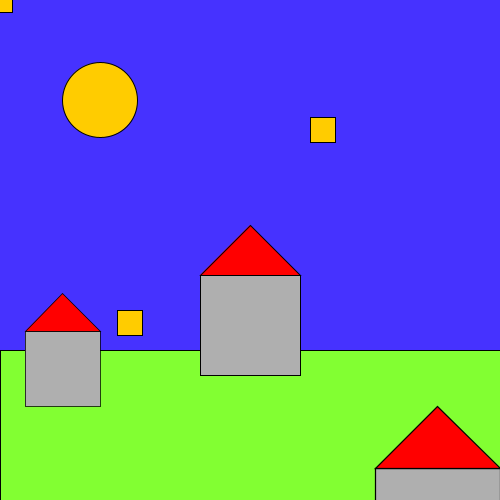
Frame 1 (no input)
Frame 60 (the mouse pressed at the canvas centre just before this capture): identical to frame 1, image omitted
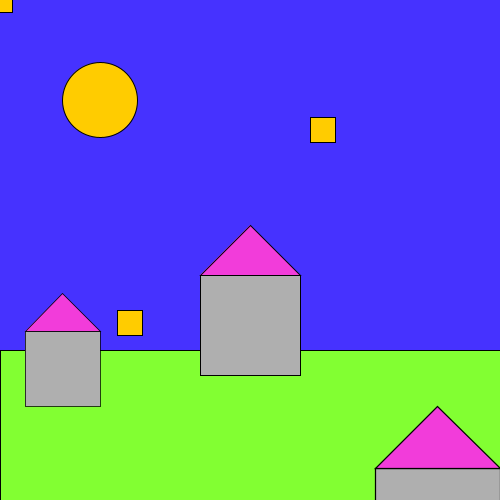
Frame 120 (the mouse held since frame 60 and released just before this capture)

The Processing sketch that drew these frames (run headless with seeded random() and noise(); from frame 60 on, the mouse is pressed at the canvas centre):

// Processing sketch: Week2_Homwork
// ── Week2_Homwork.pde
//Drawing of a house on a lawn, with the moon in the background. 
//The stars are randomly scattered across the screen, and they rotate. 
//Pressing the up/down key changes the size of the stars
//When you click anywhere on the screen, the roofs of the houses change to a random color. 

int moonCenter;
int moonWidth;
int lawnHeight;
int houseX1;
int houseY1;
int houseWidth;
int houseHeight;
int roofX1;
int roofX2;
int roofX3;
int roofY1;
int roofY2;
int roofY3;
int starSize;
float starPosition1;
float starPosition2;
color roofColor;

// set background color as violet
void setup() {
  size(500, 500);
  background(70, 50, 255);
// set up variables for position of house and roof
  moonCenter = int(width*.2);
  moonWidth = int(width*.15);
  lawnHeight = int(width*.3);
  houseX1 = int(width*.4);
  houseY1 = int(width*.55);
  houseWidth = int(width*.2);
  houseHeight = houseWidth;
  roofX1 = houseX1;
  roofX2 = int(width*.5);
  roofX3 = int(houseX1+houseWidth);
  roofY1 = houseY1;
  roofY2 = int(roofY1 - int(width*.1));
  roofY3 = houseY1;
  starSize = 25;
  starPosition1 = random(0,1);
  starPosition2 = random(0,1);
  int mouse;
  roofColor = color(random(0, 255), random(0, 255), random(0, 255));
  
}
void draw() {
  background(70, 50, 255);
// set color as yellow 
  fill(255, 204, 0);
  int mouse = mouseX-mouseY;
// create stars
  pushMatrix();
  rectMode(CENTER);
  rotate(radians(mouse));
  rect(0, 0, starSize, starSize);
  popMatrix();
// create one more star! 
  pushMatrix();
  translate(width*starPosition1, height*starPosition2);
  rotate(radians(mouse));
  rect(0, 0, starSize, starSize);
  popMatrix();
//create one more star!
  pushMatrix();
  translate(width*starPosition2, height*starPosition1);
  rotate(radians(mouse));
  rect(0, 0, starSize, starSize);
  popMatrix();
// create moon 
  //ellipse(100, 100, 75, 75);
  rectMode(CORNER);
  ellipse(moonCenter, moonCenter, moonWidth, moonWidth); 
// set color as bright green
  fill(130, 255, 50);
// create lawn (rectangle)
  //rect(0, 350, 500, 150);
  rect(0, int(width-lawnHeight), width, lawnHeight);
// set color to grey
  fill(175);
// create house (square)
  //rect(200, 275, 100, 100);
  rect(houseX1, houseY1, houseWidth, houseHeight);
// set color to red
  fill(255, 0, 0);
//make random color if mouse is pressed
  if (mousePressed){
    fill(roofColor);
  }
// create roof (triangle)
triangle(roofX1, roofY1, roofX2, roofY2, roofX3, roofY3);
  //triangle(200, 275, 250, 225, 300, 275);
  

//one more house!
  pushMatrix();
  translate(width*-.25, height*.25);
  scale(.75);
  //rotate(radians(mouse));
  fill(175);
// create house (square)
  //rect(200, 275, 100, 100);
  rect(houseX1, houseY1, houseWidth, houseHeight);
// set color to red
  fill(255, 0, 0);
  //make random color if mouse is pressed
  if (mousePressed){
    fill(roofColor);
  }
// create roof (triangle)
  //triangle(200, 275, 250, 225, 300, 275);
  triangle(roofX1, roofY1, roofX2, roofY2, roofX3, roofY3);;
  popMatrix();
  
//one more house!
  pushMatrix();
  translate(width*.25, height*.25);
  scale(1.25);
  //rotate(radians(mouse));
  fill(175);
// create house (square)
  //rect(200, 275, 100, 100);
  rect(houseX1, houseY1, houseWidth, houseHeight);
// set color to red
  fill(255, 0, 0);
  //make random color if mouse is pressed
  if (mousePressed){
    fill(roofColor);
  }
// create roof (triangle)
  //triangle(200, 275, 250, 225, 300, 275);
  triangle(roofX1, roofY1, roofX2, roofY2, roofX3, roofY3);;
  popMatrix();
}

// to change size of stars by pressing up/down keys
void keyPressed(){
  if (key == CODED){
    if(keyCode == UP){
      starSize += 1;
    }
    if(keyCode == DOWN){
      starSize -= 1;
    }
  }
}
